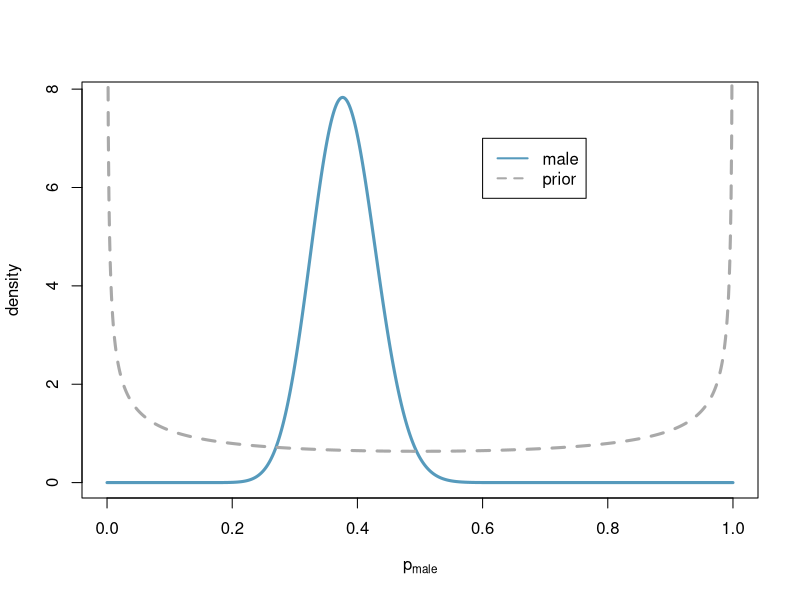
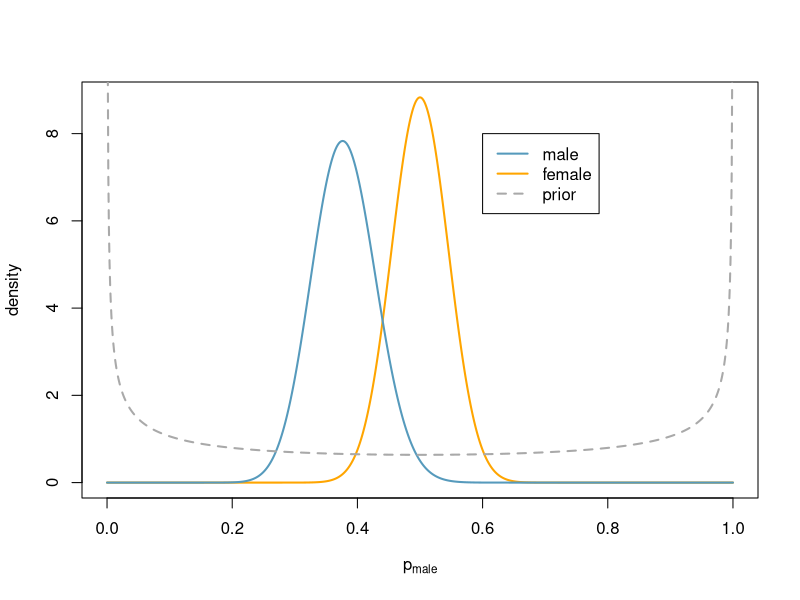
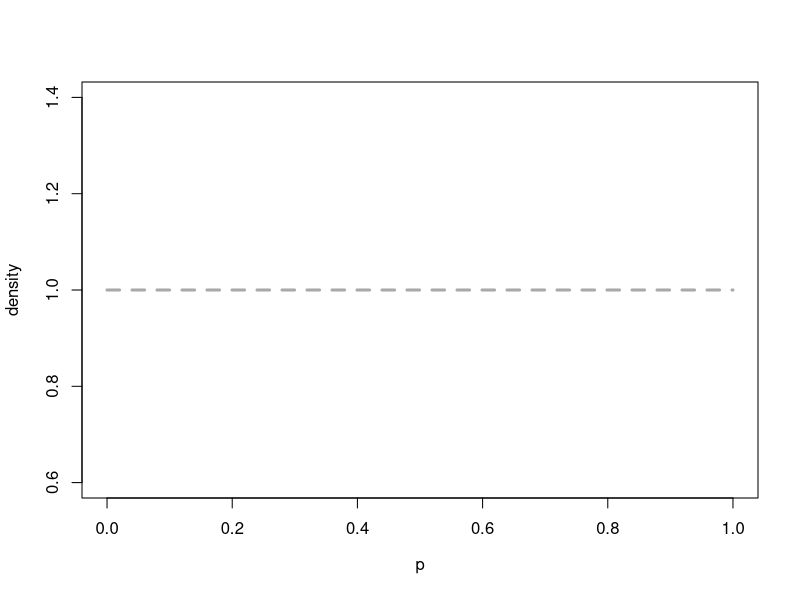
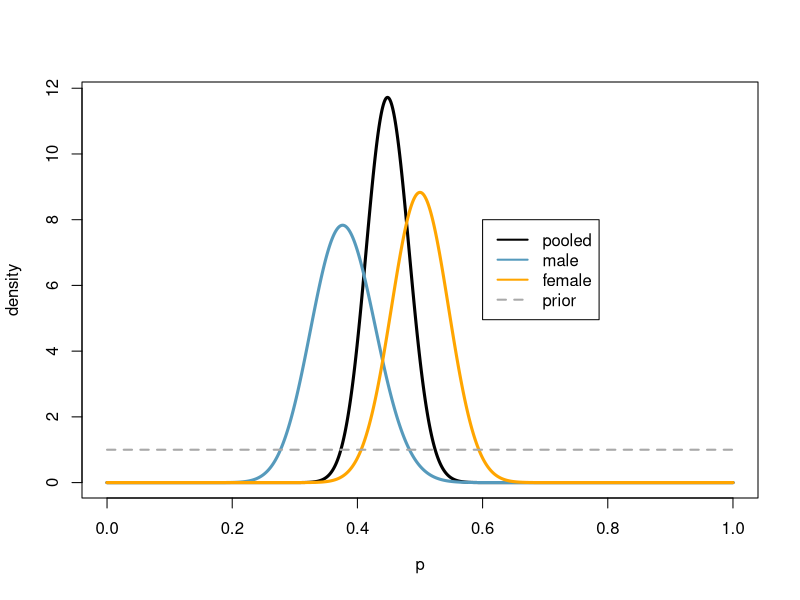

These charts were generated, in order, by the following R code:
## ---- chunk 1
knitr::opts_chunk$set(echo = TRUE)
## ---- chunk 2
USASurvey = matrix(c(34,61,52,61, 4,0), ncol=2,byrow=T)
colnames(USASurvey) = c("Male", "Female")
rownames(USASurvey) = c("Yes", "No", "Not Sure")
USASurvey
## ---- chunk 3
n = apply(USASurvey, 2, sum)
## ---- chunk 4
myblue = rgb(86,155,189, name="myblue", max=256)
aA.M = c(.5, .5)   # default beta hyperparameters for Males

x = seq(0, 1, length=1000)
plot(x, dbeta(x, USASurvey[1,"Male"] + aA.M[1], 
              n[1] - USASurvey[1,"Male"] + aA.M[2]),
     type="l", col=myblue, lwd=3, 
     xlab=expression(p[male]), ylab="density")
# add lines for prior for males
lines(x, dbeta(x, aA.M[1], aA.M[2]), lty=2, col="darkgrey", lwd=3)
# add legend
legend(.6, 7 ,  legend=c("male", "prior"),
       col=c(myblue, "darkgrey"), lwd=rep(2,2),  lty=c(1,2))
## ---- chunk 5
aA.F = c(.5, .5)   # default beta hyperparameters for Females
aO = aA.M + aA.F   # Combined Prior
plot(x, dbeta(x, USASurvey[1,"Female"] + aA.F[1],  
              n[2] - USASurvey[1,"Female"] + aA.F[2]),
     type="l", col="orange", lwd=2, 
     xlab=expression(p[male]), ylab="density", cex=1.5)
lines(x, dbeta(x, USASurvey[1,"Male"] + aA.M[1], 
               n[1] - USASurvey[1,"Male"] + aA.M[2]),
      type="l", col=myblue, lwd=2)
lines(x, dbeta(x, aA.F[1], aA.F[2]), lty=2, col="darkgrey", lwd=2)
legend(.6, 8, legend=c("male", "female", "prior"),
       col=c(myblue, "orange", "darkgrey"), lwd=rep(2,3),  lty=c(1,1,2))
## ---- chunk 6
plot(x, dbeta(x, aA.M[1]+aA.F[1], aA.M[2]+aA.F[2]), 
     xlab=expression(p), ylab="density",
     type="l", col="darkgrey", lwd=3, lty=2)
## ---- chunk 7
plot(x, dbeta(x, USASurvey[1,"Male"]+ USASurvey[1,"Female"] + aA.M[1]+aA.F[1], 
              n[1]+n[2] - (USASurvey[1,"Male"]+USASurvey[1,"Female"]) +  
              aA.M[2]+aA.F[2]), 
     type="l", col="black", lwd=3, 
     xlab=expression(p), ylab="density")
# add posterior for male under HA
lines(x, dbeta(x, USASurvey[1,"Male"] + aA.M[1], 
               n[1]-USASurvey[1,"Male"] + aA.M[2]), type="l", col=myblue,
     lwd=3)
# add prior for female under HA
lines(x, dbeta(x, USASurvey[1,"Female"] + aA.F[1],  
               n[2] - USASurvey[1,"Female"] + aA.F[2]), 
      col="orange", lwd=3)
# add pooled prior
lines(x, dbeta(x, aA.M[1]+aA.F[2], aA.M[2]+aA.F[2]), lty=2, col="darkgrey", lwd=2)
# legend
legend(.6, 8, legend=c("pooled","male", "female", "prior"), 
       col=c("black", myblue, "orange", "darkgrey"),
       lwd=rep(2,4),  lty=c(rep(1,3),2)
        )
